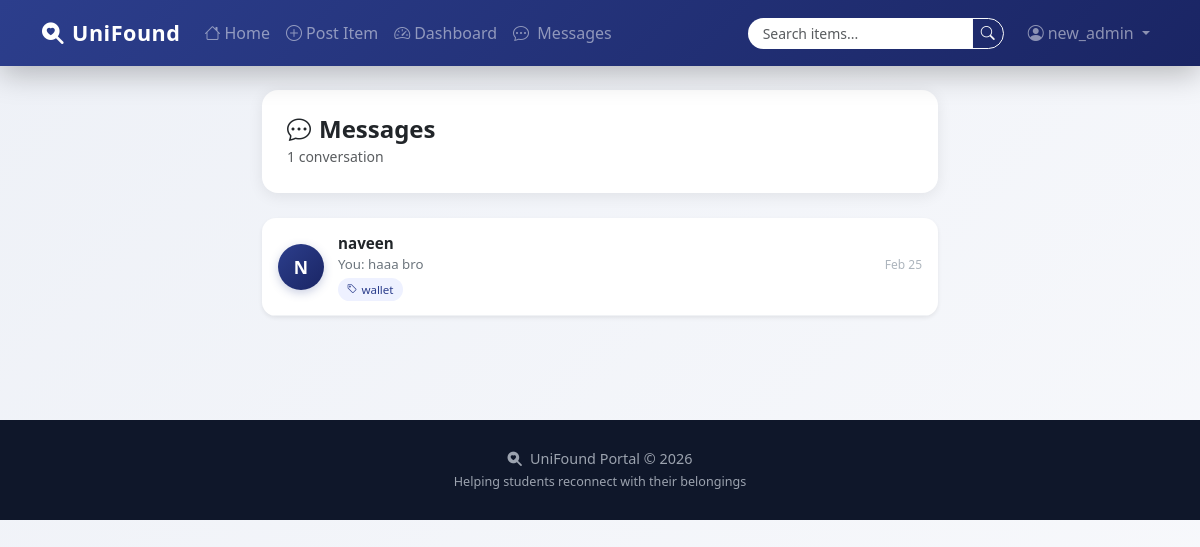
Page /inbox/ (signed in) on the earlier database version.
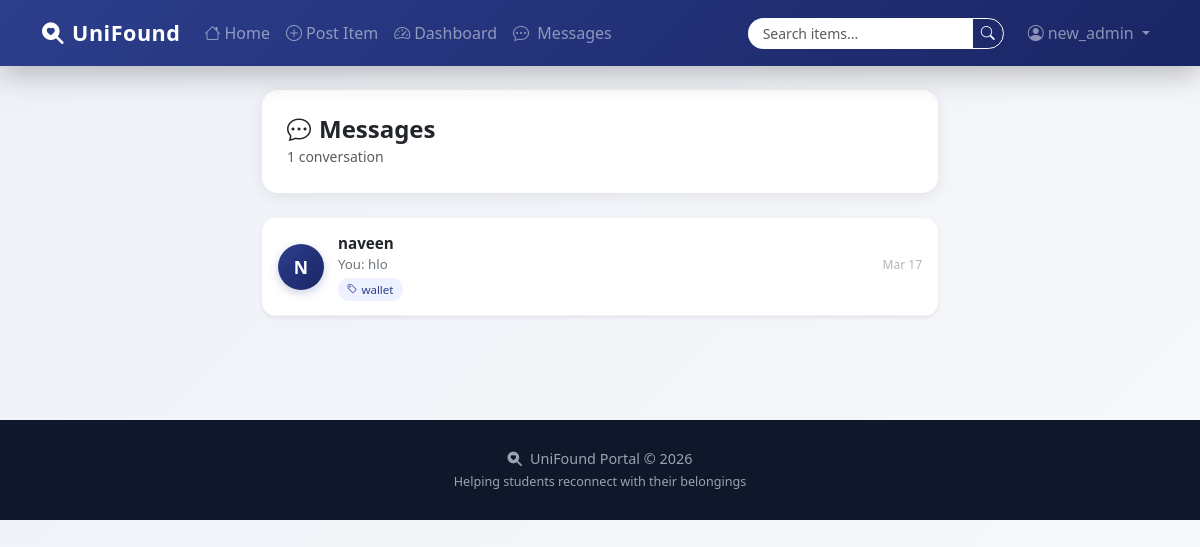
Same page on the later database version.
### messaging/models.py (models this page shows, shortened)
class Conversation(models.Model):
    item = models.ForeignKey(Item, on_delete=models.CASCADE, related_name='conversations')
    participant1 = models.ForeignKey(User, on_delete=models.CASCADE, related_name='conversations_as_p1')
    participant2 = models.ForeignKey(User, on_delete=models.CASCADE, related_name='conversations_as_p2')
    created_at = models.DateTimeField(auto_now_add=True)
    updated_at = models.DateTimeField(auto_now=True)
    class Meta:
        unique_together = ('item', 'participant1', 'participant2')
        ordering = ['-updated_at']
    def get_other_user(self, user):
        if self.participant1 == user:
            return self.participant2
        return self.participant1
    def unread_count_for(self, user):
        return self.messages.filter(is_read=False).exclude(sender=user).count()

class Message(models.Model):
    conversation = models.ForeignKey(Conversation, on_delete=models.CASCADE, related_name='messages')
    sender = models.ForeignKey(User, on_delete=models.CASCADE, related_name='sent_messages')
    content = models.TextField()
    timestamp = models.DateTimeField(auto_now_add=True)
    is_read = models.BooleanField(default=False)
    class Meta:
        ordering = ['timestamp']

### items/models.py (models this page shows, shortened)
class Item(models.Model):
    STATUS_CHOICES = [
        ('Lost', 'Lost'),
        ('Found', 'Found'),
        ('Returned', 'Returned'),
    ]
    title = models.CharField(max_length=200)
    description = models.TextField()
    image = CloudinaryField('image', blank=True, null=True)
    category = models.ForeignKey(Category, on_delete=models.SET_NULL, null=True, blank=True)
    status = models.CharField(max_length=10, choices=STATUS_CHOICES, default='Lost')
    location = models.CharField(max_length=200)
    date_posted = models.DateTimeField(auto_now_add=True)
    posted_by = models.ForeignKey(User, on_delete=models.CASCADE, related_name='items')
    class Meta:
        ordering = ['-date_posted']

### messaging/views.py (the view)
# urls.py: path('inbox/', include('messaging.urls')),
@login_required
def inbox(request):
    conversations = Conversation.objects.filter(
        Q(participant1=request.user) | Q(participant2=request.user)
    ).select_related('item', 'participant1', 'participant2').order_by('-updated_at')
    conv_list = []
    total_unread = 0
    for conv in conversations:
        unread = conv.unread_count_for(request.user)
        total_unread += unread
        conv_list.append({
            'conv': conv,
            'other_user': conv.get_other_user(request.user),
            'last_message': conv.messages.last(),
            'unread': unread,
        })
    return render(request, 'messaging/inbox.html', {
        'conv_list': conv_list,
        'total_unread': total_unread,
    })

### messaging/templatetags/messaging_tags.py (called while the page is built)
@register.simple_tag
def unread_count(user):
    if not user.is_authenticated:
        return 0
    convs = Conversation.objects.filter(
        Q(participant1=user) | Q(participant2=user)
    )
    total = 0
    for conv in convs:
        total += conv.unread_count_for(user)
    return total

### templates/messaging/inbox.html (shortened to what this page needs)
{% extends 'base.html' %}
{% block content %}
<div class="container py-4" style="max-width: 700px;">
    <div class="page-header d-flex align-items-center justify-content-between">
        <div>
            <h4 class="fw-bold mb-0">
                <i class="bi bi-chat-dots me-2"></i>Messages
            </h4>
            <small class="text-muted">{{ conv_list|length }} conversation{{ conv_list|length|pluralize }}</small>
        </div>
    </div>
    <div class="card border-0 shadow-sm overflow-hidden">
        {% if conv_list %}
            {% for c in conv_list %}
            <a href="{% url 'chat_room' c.conv.id %}" class="conv-item {% if c.unread > 0 %}unread{% endif %}">
                <div class="conv-avatar">{{ c.other_user.username|first|upper }}</div>
                <div class="conv-body">
                    <div class="d-flex align-items-center gap-2">
                        <span class="conv-name">{{ c.other_user.username }}</span>
                    </div>
                    <div class="conv-preview">
                        {% if c.last_message %}
                            {% if c.last_message.sender == request.user %}You: {% endif %}
                            {{ c.last_message.content|truncatechars:55 }}
                        {% else %}
                            No messages yet — click to start chatting
                        {% endif %}
                    </div>
                    <div class="item-tag">
                        <i class="bi bi-tag" style="font-size:0.65rem;"></i>
                        {{ c.conv.item.title|truncatechars:30 }}
                    </div>
                </div>
                <div class="conv-meta">
                    <div class="conv-time">
                        {% if c.last_message %}{{ c.last_message.timestamp|date:"M d" }}{% endif %}
                    </div>
                </div>
            </a>
            {% endfor %}
        {% endif %}
    </div>
</div>
{% endblock %}

### templates/base.html (shortened to what this page needs)
{% load messaging_tags %}
<!DOCTYPE html>
<html lang="en">
<head>
    <link href="https://cdn.jsdelivr.net/npm/bootstrap@5.3.2/dist/css/bootstrap.min.css" rel="stylesheet">
    <link href="https://cdn.jsdelivr.net/npm/bootstrap-icons@1.11.3/font/bootstrap-icons.min.css" rel="stylesheet">
</head>
<body>
<nav class="navbar navbar-expand-lg navbar-dark">
    <div class="container">
        <a class="navbar-brand" href="{% url 'home' %}">
            <i class="bi bi-search-heart-fill me-2"></i>UniFound
        </a>
        <div class="collapse navbar-collapse" id="navbarNav">
            <ul class="navbar-nav me-auto">
                <li class="nav-item">
                    <a class="nav-link" href="{% url 'home' %}"><i class="bi bi-house me-1"></i>Home</a>
                </li>
                {% if user.is_authenticated %}
                <li class="nav-item">
                    <a class="nav-link" href="{% url 'post_item' %}"><i class="bi bi-plus-circle me-1"></i>Post Item</a>
                </li>
                <li class="nav-item">
                    <a class="nav-link" href="{% url 'dashboard' %}"><i class="bi bi-speedometer2 me-1"></i>Dashboard</a>
                </li>
                <li class="nav-item">
                    {% unread_count user as uc %}
                    <a class="nav-link" href="{% url 'inbox' %}">
                        <span class="nav-msg-wrap">
                            <i class="bi bi-chat-dots"></i>
                        </span>
                        &nbsp;Messages
                    </a>
                </li>
                {% endif %}
            </ul>
            <form class="d-flex me-3" action="{% url 'search' %}" method="get">
                <div class="input-group">
                    <input class="form-control form-control-sm" type="search" name="q" placeholder="Search items..." value="{{ request.GET.q }}">
                    <button class="btn btn-outline-light btn-sm" type="submit"><i class="bi bi-search"></i></button>
                </div>
            </form>
            <ul class="navbar-nav">
                {% if user.is_authenticated %}
                <li class="nav-item dropdown">
                    <a class="nav-link dropdown-toggle" href="#" data-bs-toggle="dropdown">
                        <i class="bi bi-person-circle me-1"></i>{{ user.username }}
                    </a>
                </li>
                {% else %}
                <li class="nav-item"><a class="nav-link" href="{% url 'login' %}"><i class="bi bi-box-arrow-in-right me-1"></i>Login</a></li>
                <li class="nav-item"><a class="nav-link" href="{% url 'register' %}"><i class="bi bi-person-plus me-1"></i>Register</a></li>
                {% endif %}
            </ul>
        </div>
    </div>
</nav>
<main>{% block content %}{% endblock %}</main>
<footer>
    <div class="container text-center">
        <p class="mb-0"><i class="bi bi-search-heart-fill me-2"></i>UniFound Portal &copy; 2026</p>
        <small>Helping students reconnect with their belongings</small>
    </div>
</footer>
</body>
</html>

### templates/base.html (style rules this page uses)
:root { --primary:#2c3e8c; --secondary:#6f42c1; --glass:rgba(255,255,255,0.12); }
body { background:linear-gradient(135deg,#eef1f7,#f8f9fc); font-family:'Segoe UI',sans-serif; min-height:100vh; }
.navbar { background:linear-gradient(135deg,#2c3e8c,#1a2564); backdrop-filter:blur(10px); box-shadow:0 8px 30px rgba(0,0,0,0.25); padding:12px 0; }
.navbar-brand { font-weight:700; font-size:1.35rem; letter-spacing:.5px; }
.nav-link { font-weight:500; opacity:.9; transition:all .25s; }
.input-group input { border-radius:30px 0 0 30px; border:none; padding-left:15px; }
.input-group button { border-radius:0 30px 30px 0; }
.card { border:none; border-radius:14px; background:white; box-shadow:0 4px 20px rgba(0,0,0,.08); transition:all .25s ease; overflow:hidden; }
.page-header { background:white; border-radius:16px; padding:25px; margin-bottom:25px; box-shadow:0 3px 15px rgba(0,0,0,.08); }
footer { background:#0f172a; color:#9ca3af; padding:28px 0; margin-top:80px; font-size:.9rem; }
.nav-msg-wrap { position:relative; display:inline-flex; align-items:center; }

### templates/messaging/inbox.html (style rules this page uses)
.conv-item { display: flex; align-items: center; gap: 14px; padding: 14px 16px; border-bottom: 1px solid #f0f2f5; text-decoration: none; color: inherit; transition: background 0.15s; cursor: pointer; transition:all .18s ease; }
.conv-avatar { width: 46px; height: 46px; border-radius: 50%; background: linear-gradient(135deg, #2c3e8c, #1a2564); color: white; display: flex; align-items: center; justify-content: center; font-weight: 700; font-size: 1.1rem; flex-shrink: 0; box-shadow:0 3px 10px rgba(44,62,140,0.25); }
.conv-body { flex: 1; min-width: 0; }
.conv-name { font-weight: 600; font-size: 0.95rem; }
.conv-preview { font-size: 0.83rem; color: #6c757d; white-space: nowrap; overflow: hidden; text-overflow: ellipsis; }
.conv-meta { text-align: right; flex-shrink: 0; }
.conv-time { font-size: 0.75rem; color: #adb5bd; margin-bottom: 4px; }
.item-tag { font-size:0.72rem; background:#eef1ff; color:#2c3e8c; padding:3px 9px; border-radius:12px; display:inline-flex; align-items:center; gap:4px; margin-top:3px; }

Differences in the rows shown:
changed Conversation "naveen": last_message.content "haaa bro" → "hlo"; last_message.timestamp "Feb 25" → "Mar 17"
